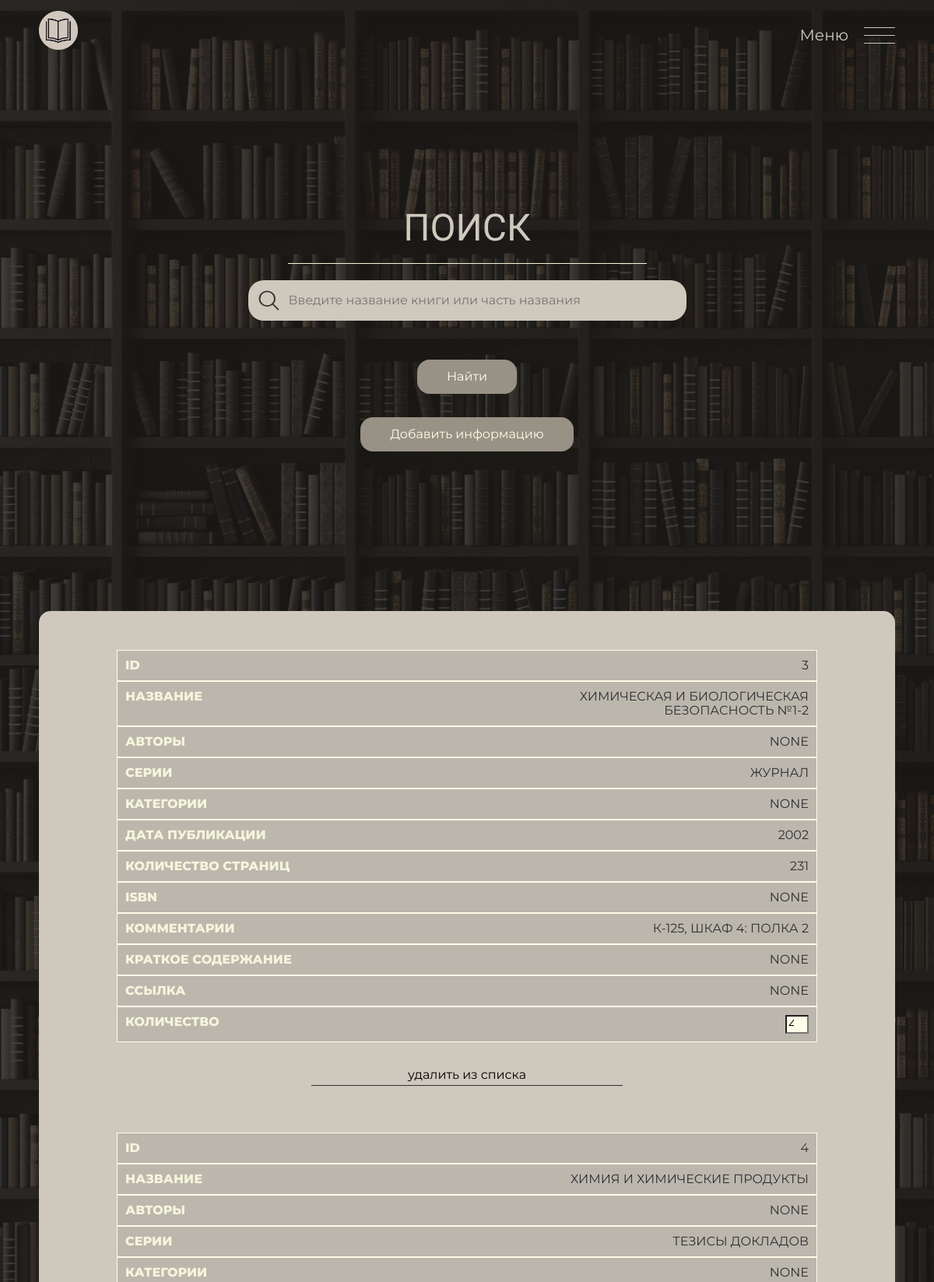
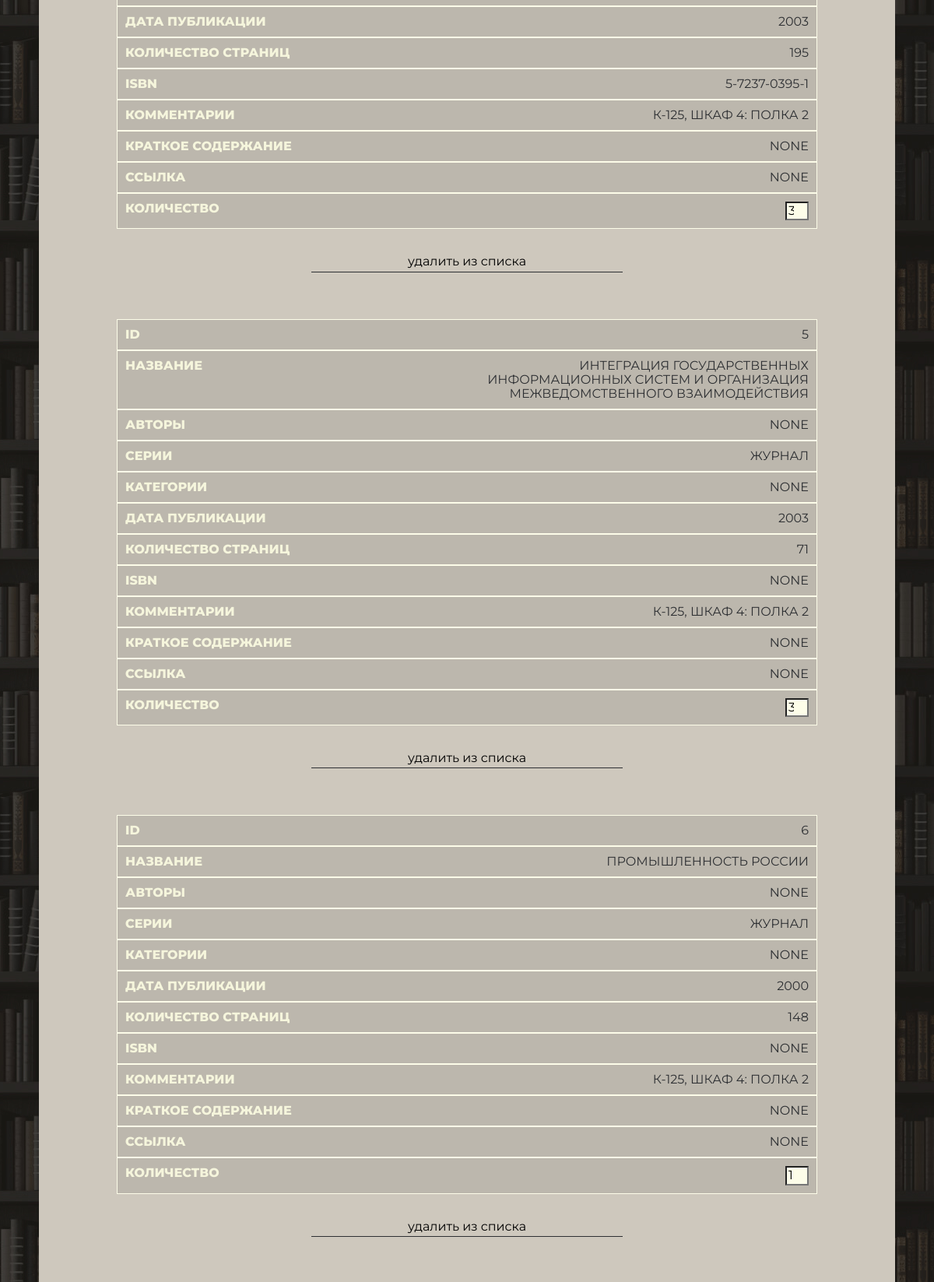
The app's page /books-maintaining (signed in, upper part) with its own data (2 pictures, top to bottom).
### app/models.py (models this page shows)
class BooksMaintaining(database.Model, SerializerMixin):
    __tablename__ = "books_maintaining"
    id = database.Column(database.Integer, primary_key=True)
    name = database.Column(database.String(128), unique=True, index=True)
    authors = database.Column(database.String(128), unique=False, default=None)
    series = database.Column(database.String(128), unique=False, default=None)
    categories = database.Column(database.String(128), unique=False, default=False)
    publishing_date = database.Column(database.Integer, unique=False, default=False)
    publishing_house = database.Column(database.String(128), unique=False, default=False)
    pages_count = database.Column(database.Integer, unique=False, default=False)
    isbn = database.Column(database.String(64), unique=False, default=False)
    comments = database.Column(database.String(64), unique=False, default=False)
    summary = database.Column(database.Text(), unique=False, default=False)
    link = database.Column(database.String(256), unique=False, default=False)
    count = database.Column(database.Integer, unique=False, default=False)

### app/main/views.py (the view)
@main.route('/books-maintaining', methods=['GET'])
@admin_required
@check_actual_password
def books_relevance():
    pagination = BooksMaintaining.query.order_by().paginate(1, per_page=BOOKS_MAINTAINING_PER_PAGE, error_out=False)
    return render_template('main/books_maintaining.html', info=pagination.items, pagination=pagination)

### app/auth/views.py (called while the page is built)
@auth.before_app_request
def before_request():
    if current_user.is_authenticated \
            and not current_user.confirmed \
            and request.endpoint \
            and request.blueprint != 'auth' \
            and request.endpoint != 'static':
        return redirect(url_for('auth.unconfirmed'))

### app/main/views.py (called while the page is built)
@main.app_context_processor
def inject_roles():
    return dict(Role=Role)

@main.app_context_processor
def inject_months_dict():
    return dict(months_dict=months_dict)

### app/models.py (called while the page is built)
@login_manager.user_loader
def load_user(user_id):
    return User.query.get(user_id)

### app/personal/views.py (called while the page is built)
@personal.app_context_processor
def inject_roles():
    return dict(Role=Role)

### app/templates/main/books_maintaining.html (shortened to what this page needs)
<!DOCTYPE html>
<html lang="ru">
<head>
    <link rel="stylesheet" href="{{ url_for('static', filename='styles/css/normalize.css')}}" />
    <link rel="stylesheet" href="{{ url_for('static', filename='styles/css/style.css')}}" />
</head>
<body>
    <header class="header">
        <div class="header__container container">
            <a class="header__logo" href="{{url_for('main.index')}}">
                <img class="header__logo-image" src="{{url_for('static', filename='styles/img/logo.png')}}"
                    alt="Логотип MAGIC BOOK KEEPER">
            </a>
            <div class="header__right">
                <span class="header__menu">Меню</span>
                <button class="header__burger hamburger hamburger__collapse js-burger" type="button">
                    <span class="hamburger__box">
                        <span class="hamburger__inner"></span>
                    </span>
                </button>
            </div>
        </div>
    </header>
    <main>
        <section class="main">
            <div class="main__container container">
                <div class="main__top">
                    <h1 class="main__title">Поиск</h1>
                    <svg class="main__svg" width="461" height="1" viewBox="0 0 461 1" fill="none"
                        xmlns="http://www.w3.org/2000/svg">
                        <line y1="0.5" x2="461" y2="0.5" stroke="#F5F5DC" />
                    </svg>
                </div>
                <div class="main__bottom">
                    <form id="search_form" class="main__form" method="post">
                        <label class="main__form-label">
                            <input id="name_field" type="text" class="main__form-input" name="search_result"
                                placeholder="Введите название книги или часть названия">
                        </label>
                        <button id="find_books_button" class="main__form-btn btn">Найти</button>
                        <a id="add_info" class="main__form-btn btn">Добавить информацию</a>
                    </form>
                </div>
            </div>
        </section>
        <section class="form">
            <div id="main_table" class="form__container container">
                <div id="table_head" class="form__maintaining">
                    {% for book in info %}
                        <div class="form__book" id="{{book.id}}book">
                            <div class="form__info form__book-id">
                                <span class="form__span-title">ID</span>
                                <span class="form__span-info">{{ book.id }}</span>
                            </div>
                            <div class="form__info form__book-name">
                                <span class="form__span-title">Название</span>
                                <span class="form__span-info">{{ book.name }}</span>
                            </div>
                            <div class="form__info form__book-author">
                                <span class="form__span-title">Авторы</span>
                                <span class="form__span-info">{{ book.authors }}</span>
                            </div>
                            <div class="form__info form__book-part">
                                <span class="form__span-title">Серии</span>
                                <span class="form__span-info">{{ book.series }}</span>
                            </div>
                            <div class="form__info form__book-category">
                                <span class="form__span-title">Категории</span>
                                <span class="form__span-info">{{ book.categories }}</span>
                            </div>
                            <div class="form__info form__book-date">
                                <span class="form__span-title">Дата публикации</span>
                                <span class="form__span-info">{{ book.publishing_date }}</span>
                            </div>
                            <div class="form__info form__book-countpages">
                                <span class="form__span-title">Количество страниц</span>
                                <span class="form__span-info">{{ book.pages_count }}</span>
                            </div>
                            <div class="form__info form__book-isbn">
                                <span class="form__span-title">ISBN</span>
                                <span class="form__span-info">{{ book.isbn }}</span>
                            </div>
                            <div class="form__info form__book-comments">
                                <span class="form__span-title">Комментарии</span>
                                <span class="form__span-info">{{ book.comments }}</span>
                            </div>
                            <div class="form__info form__book-info">
                                <span class="form__span-title">Краткое содержание</span>
                                <span class="form__span-info">{{ book.summary }}</span>
                            </div>
                            <div class="form__info form__book-link">
                                <span class="form__span-title">Ссылка</span>
                                <span class="form__span-info">{{ book.link }}</span>
                            </div>
                            <div class="form__info form__book-count">
                                <span class="form__span-title">Количество</span>
                                <span class="form__span-info"><input class="book__count" id="{{book.id}}books_count" min="0"
                                        formmethod="post" placeholder="введите наличие" required type="number"
                                        value="{{book.count}}"></span>
                            </div>
                            <div class="form__book-delete">
                                <input class="form__delete-btn" id="{{book.id}}del_book" data-page="{{1}}" formmethod="post" type="submit"
                                    value="удалить из списка">
                            </div>
                        </div>
                    {% endfor %}
                </div>
            </div>
        </section>
    </main>
</body>
</html>

### app/static/styles/css/style.css (style rules this page uses)
html { box-sizing: border-box; }
*, *::before, *::after { box-sizing: inherit; }
body { font-family: "Montserrat", sans-serif; font-size: var(--default-fs); line-height: var(--default-lh); color: var(--black); background-color: #F5F5F5; background-image: url(../img/back19201.jpg); background-repeat: repeat; background-position: top center; }
img, svg { max-width: 100%; }
a { color: inherit; text-decoration: none; }
.container { margin-left: auto; margin-right: auto; padding-left: var(--container-padding); padding-right: var(--container-padding); max-width: var(--container-max-width); }
.btn { padding: 12px 38px; flex-shrink: 0; border-radius: 16px; font-size: var(--default-fs); line-height: 20px; text-align: center; cursor: pointer; transition: background 0.3s ease, color 0.2s linear; }

### app/static/styles/css/_variables.css (style rules this page uses)
:root { --container-max-width: 1270px; --container-padding: 50px; --dark: #333; --white: #fff; --black: #2E3033; --orange: #FF9900; --focus: #FFB84D; --active: #E1670E; --gray: #666666; --footer: #CACACA; ; --regular: 400; --medium: 500; --semibold: 600; --bold: 700; --extrabold: 800; --default-fs: 16px; --default-lh: 32px; }

### app/static/styles/css/_header.css (style rules this page uses)
.header { padding-top: 14px; padding-bottom: 14px; }
.header__container { display: flex; flex-wrap: wrap; align-items: center; justify-content: space-between; color: #cec8bd; }
.header__right { display: flex; justify-content: center; align-items: center; }
.header__menu { margin-right: 20px; font-size: 20px; }
.header__logo-image { width: 50px; height: 50px; }

### app/static/styles/css/_main.css (style rules this page uses)
.main { display: flex; flex-direction: column; align-items: center; justify-content: center; padding-top: 180px; padding-bottom: 180px; }
.main__container { display: flex; flex-direction: column; align-items: center; justify-content: center; color: #cec8bd; }
.main__top { display: flex; flex-direction: column; align-items: center; justify-content: center; }
.main__bottom { display: flex; flex-wrap: wrap; align-items: center; justify-content: center; margin-top: 21px; }
.main__title { margin-top: 0; text-align: center; margin-bottom: 21px; max-width: 900px; font-size: 48px; line-height: 48px; font-weight: var(--regular); font-family: 'Montaga'; text-transform: uppercase; }
.main__form { display: flex; flex-direction: column; align-items: center; justify-content: center; }
.main__form-input { width: 500px; border: none; background-color: transparent; outline: none; cursor: pointer; transition: background-color 0.2s linear; }
.main__form-label { display: flex; align-items: center; margin-bottom: 20px; padding: 13px; border-radius: 20px; background-color: var(--white); cursor: pointer; background-color: #cec8bd; transition: background-color 0.3s linear; }
.main__form-icon { margin-right: 10px; }
.main__form-btn { padding: 12px 38px; margin-top: 30px; background-color: #989185; color: #fdfde9; text-align: center; border: none; outline: none; transition: color .3s linear, background-color .3s linear; }

### app/static/styles/css/_form.css (style rules this page uses)
.form { padding-top: 25px; padding-bottom: 50px; }
.form__container { display: flex; flex-direction: column; align-items: center; justify-content: center; }
.form__maintaining { display: flex; flex-direction: column; padding: 50px 100px; margin-bottom: 50px; border-radius: 15px; background-color: #cec8bd; }
.form__book { display: flex; flex-direction: column; margin-bottom: 60px; line-height: 18px; }
.form__info { display: flex; flex-direction: row; justify-content: space-between; padding: 10px; width: 100%; border: 1px solid #fdfde9; background-color: #bcb7ad; }
.form__span-title { display: flex; justify-content: flex-start; align-items: flex-start; width: 50%; text-transform: uppercase; color: #F5F5DC; font-weight: 800; }
.form__span-info { display: flex; justify-content: flex-end; align-items: flex-end; width: 50%; text-align: right; text-transform: uppercase; }
.form__book-delete { display: flex; justify-content: center; align-items: center; margin-top: 10px; }
.form__delete-btn { margin-top: 20px; padding: 3px; background-color: transparent; border: none; width: 400px; border-bottom: 1px solid #2E3033; text-align: center; cursor: pointer; outline-offset: 5px; outline: none; transition: background-color 0.3s linear, color 0.3s linear, border-bottom 0.3s linear; }

### app/static/styles/css/_book.css (style rules this page uses)
.book__count { background-color: #fdfde9; width: 30px; }

### records on screen
BooksMaintaining: id "3", name "ХИМИЧЕСКАЯ И БИОЛОГИЧЕСКАЯ БЕЗОПАСНОСТЬ №1-2", authors "NONE", series "ЖУРНАЛ", categories "NONE", publishing_date "2002", pages_count "231", isbn "NONE", comments "К-125, ШКАФ 4: ПОЛКА 2", summary "NONE", link "NONE", count "4"
BooksMaintaining: id "4", name "ХИМИЯ И ХИМИЧЕСКИЕ ПРОДУКТЫ", authors "NONE", series "ТЕЗИСЫ ДОКЛАДОВ", categories "NONE", publishing_date "2003", pages_count "195", isbn "5-7237-0395-1", comments "К-125, ШКАФ 4: ПОЛКА 2", summary "NONE", link "NONE", count "3"
BooksMaintaining: id "5", name "ИНТЕГРАЦИЯ ГОСУДАРСТВЕННЫХ ИНФОРМАЦИОННЫХ СИСТЕМ И ОРГАНИЗАЦИЯ МЕЖВЕДОМСТВЕННОГО ВЗАИМОДЕЙСТВИЯ", authors "NONE", series "ЖУРНАЛ", categories "NONE", publishing_date "2003", pages_count "71", isbn "NONE", comments "К-125, ШКАФ 4: ПОЛКА 2", summary "NONE", link "NONE", count "3"
BooksMaintaining: id "6", name "ПРОМЫШЛЕННОСТЬ РОССИИ", authors "NONE", series "ЖУРНАЛ", categories "NONE", publishing_date "2000", pages_count "148", isbn "NONE", comments "К-125, ШКАФ 4: ПОЛКА 2", summary "NONE", link "NONE", count "1"
